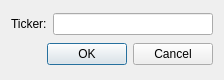
<?xml version="1.0" encoding="UTF-8"?>
<ui version="4.0">
 <class>TickerInput</class>
 <widget class="QDialog" name="TickerInput">
  <property name="geometry">
   <rect>
    <x>0</x>
    <y>0</y>
    <width>224</width>
    <height>80</height>
   </rect>
  </property>
  <property name="windowTitle">
   <string>Add a ticker</string>
  </property>
  <layout class="QGridLayout" name="gridLayout">
   <item row="0" column="0">
    <widget class="QLabel" name="label">
     <property name="text">
      <string>Ticker:</string>
     </property>
    </widget>
   </item>
   <item row="0" column="1">
    <widget class="QLineEdit" name="line"/>
   </item>
   <item row="1" column="0" colspan="2">
    <widget class="QDialogButtonBox" name="buttonBox">
     <property name="orientation">
      <enum>Qt::Horizontal</enum>
     </property>
     <property name="standardButtons">
      <set>QDialogButtonBox::Cancel|QDialogButtonBox::Ok</set>
     </property>
    </widget>
   </item>
  </layout>
 </widget>
 <tabstops>
  <tabstop>line</tabstop>
  <tabstop>buttonBox</tabstop>
 </tabstops>
 <resources/>
 <connections>
  <connection>
   <sender>buttonBox</sender>
   <signal>accepted()</signal>
   <receiver>TickerInput</receiver>
   <slot>accept()</slot>
   <hints>
    <hint type="sourcelabel">
     <x>248</x>
     <y>254</y>
    </hint>
    <hint type="destinationlabel">
     <x>157</x>
     <y>274</y>
    </hint>
   </hints>
  </connection>
  <connection>
   <sender>buttonBox</sender>
   <signal>rejected()</signal>
   <receiver>TickerInput</receiver>
   <slot>reject()</slot>
   <hints>
    <hint type="sourcelabel">
     <x>316</x>
     <y>260</y>
    </hint>
    <hint type="destinationlabel">
     <x>286</x>
     <y>274</y>
    </hint>
   </hints>
  </connection>
 </connections>
</ui>
